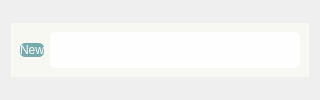
      <widget class="QWidget" name="customer_header_buttons">
       <layout class="QGridLayout" name="gridLayout_27">
        <item row="0" column="0">
         <widget class="QFrame" name="customer_frame">
          <property name="enabled">
           <bool>true</bool>
          </property>
          <property name="sizePolicy">
           <sizepolicy hsizetype="Expanding" vsizetype="Fixed">
            <horstretch>0</horstretch>
            <verstretch>0</verstretch>
           </sizepolicy>
          </property>
          <property name="minimumSize">
           <size>
            <width>0</width>
            <height>50</height>
           </size>
          </property>
          <property name="layoutDirection">
           <enum>Qt::LeftToRight</enum>
          </property>
          <property name="styleSheet">
           <string notr="true">color: #333;
background-color: #f8f8f2;
background-image: none;</string>
          </property>
          <property name="frameShape">
           <enum>QFrame::NoFrame</enum>
          </property>
          <property name="frameShadow">
           <enum>QFrame::Raised</enum>
          </property>
          <layout class="QGridLayout" name="gridLayout_10">
           <item row="0" column="1">
            <widget class="QPushButton" name="new_customer_button">
             <property name="maximumSize">
              <size>
               <width>200</width>
               <height>16777215</height>
              </size>
             </property>
             <property name="cursor">
              <cursorShape>OpenHandCursor</cursorShape>
             </property>
             <property name="styleSheet">
              <string notr="true">QPushButton {
	border-radius: 5px;
	color: #fff;
	background-color: #76ABAE;;
}

QPushButton:hover {
	background-color: #828786;
	color: #fff;
	border-radius: 10px;
}</string>
             </property>
             <property name="text">
              <string>New</string>
             </property>
             <property name="icon">
              <iconset resource="openauto_resources.qrc">
               <normaloff>:/resources/Icons/user-add.png</normaloff>:/resources/Icons/user-add.png</iconset>
             </property>
             <property name="iconSize">
              <size>
               <width>30</width>
               <height>30</height>
              </size>
             </property>
             <property name="flat">
              <bool>true</bool>
             </property>
            </widget>
           </item>
           <item row="0" column="3">
            <widget class="QLineEdit" name="search_customer_line">
             <property name="sizePolicy">
              <sizepolicy hsizetype="Preferred" vsizetype="Fixed">
               <horstretch>0</horstretch>
               <verstretch>0</verstretch>
              </sizepolicy>
             </property>
             <property name="minimumSize">
              <size>
               <width>250</width>
               <height>36</height>
              </size>
             </property>
             <property name="maximumSize">
              <size>
               <width>500</width>
               <height>16777215</height>
              </size>
             </property>
             <property name="styleSheet">
              <string notr="true">border-radius: 5px;
background-color: #fefeff;</string>
             </property>
             <property name="alignment">
              <set>Qt::AlignCenter</set>
             </property>
            </widget>
           </item>
          </layout>
         </widget>
        </item>
       </layout>
      </widget>
